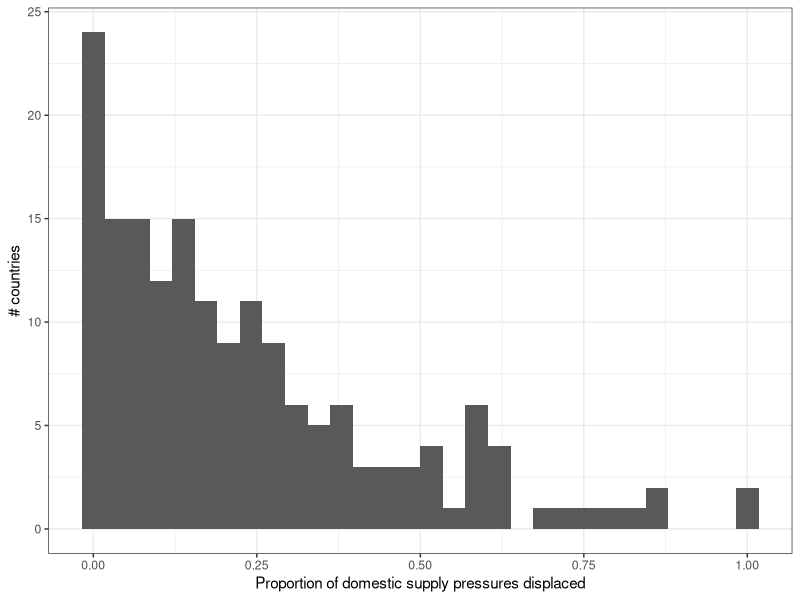
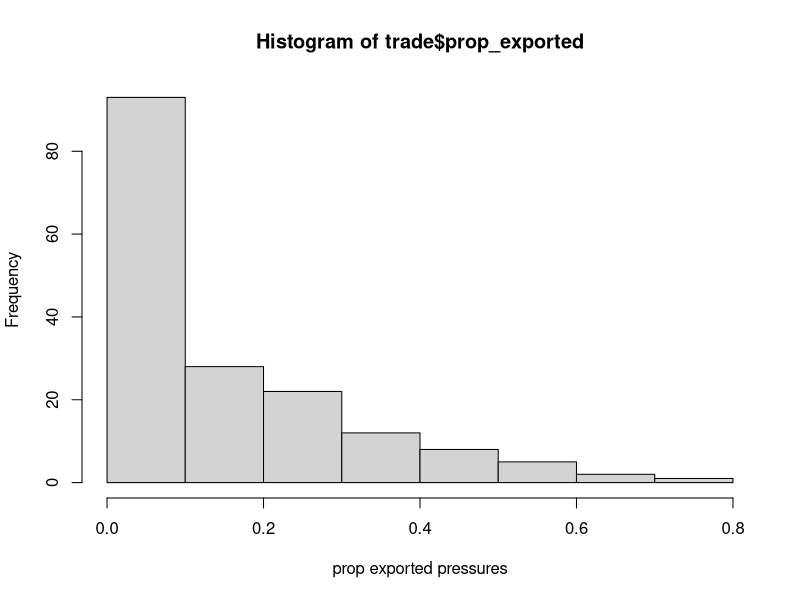
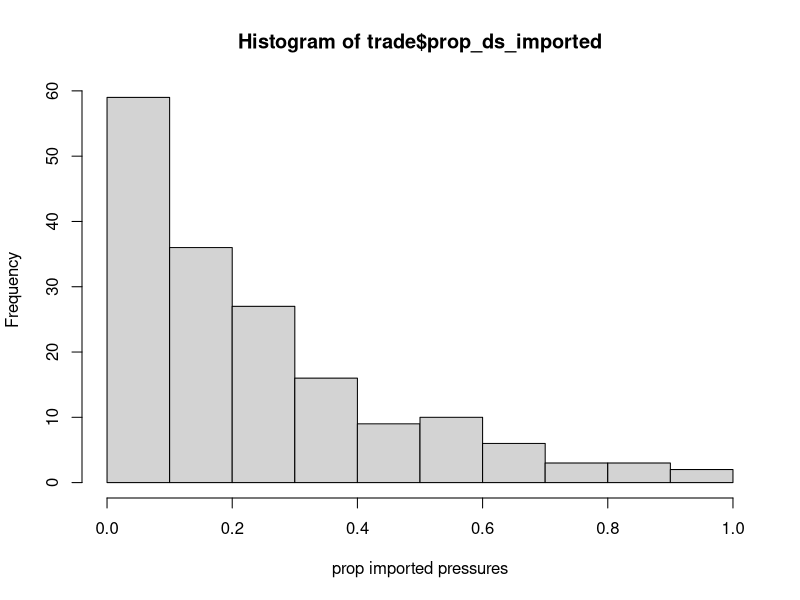
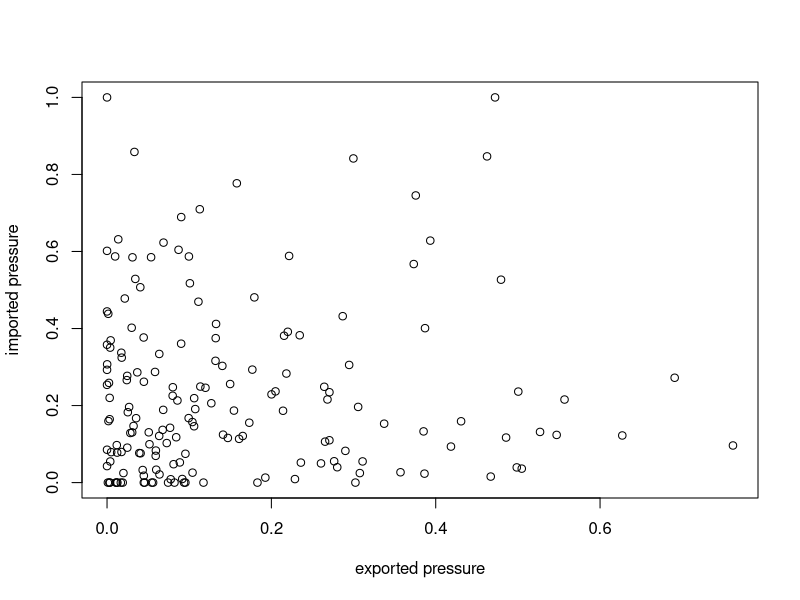
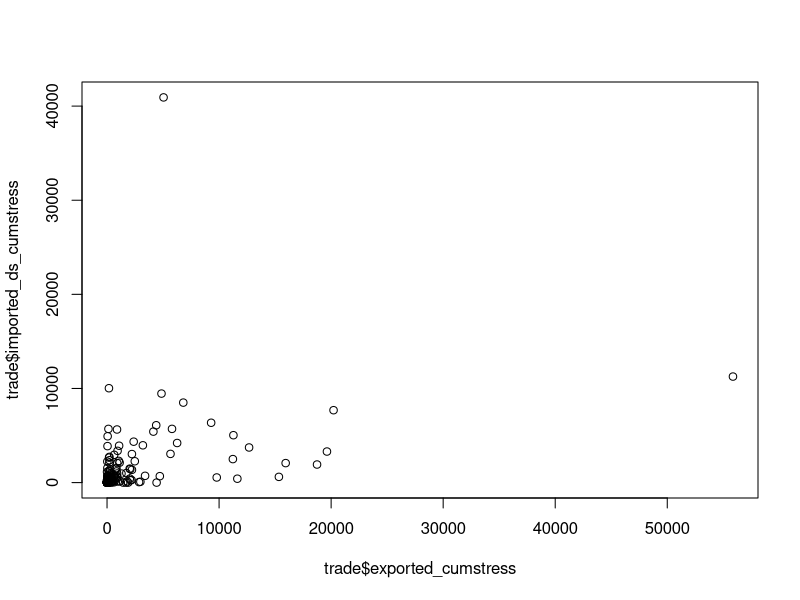

The R source for these figures, in order:
## ---- chunk 1

library(tidyverse)
library(here)
library(ggplot2)

trade <- read_csv(here("_analysis/export_import_stressors/data/cumulative_stress_imports_exports.csv"))
trade %>% arrange(-prop_ds_imported) %>%
  data.frame()

trade %>% arrange(-prop_exported) %>%
  data.frame()

ggplot(trade, aes(x=prop_ds_imported)) +
  geom_histogram() +
  xlab("Proportion of domestic supply pressures displaced") +
  ylab("# countries") + 
  theme_bw()

hist(trade$prop_exported, xlab="prop exported pressures")
hist(trade$prop_ds_imported, xlab="prop imported pressures")

plot(trade$prop_exported, trade$prop_ds_imported, ylab="imported pressure", xlab="exported pressure")

trade %>% arrange(-exported_cumstress)
trade %>% arrange(-imported_ds_cumstress)

dim(trade)
export_pressures <- trade %>% filter(prop_ds_imported > 0) %>%
  arrange(-prop_ds_imported)
summary(export_pressures)

filter(trade, prop_ds_imported > 0.5)

plot(trade$exported_cumstress, trade$imported_ds_cumstress)
